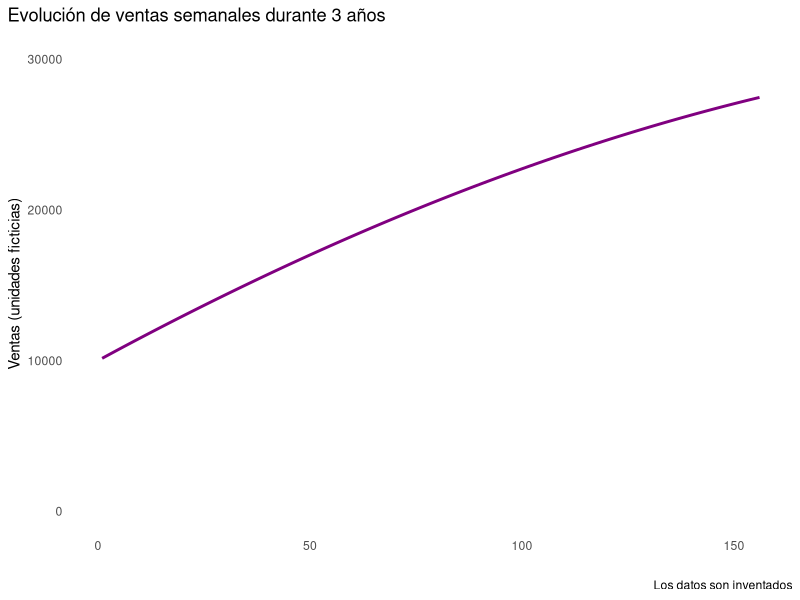
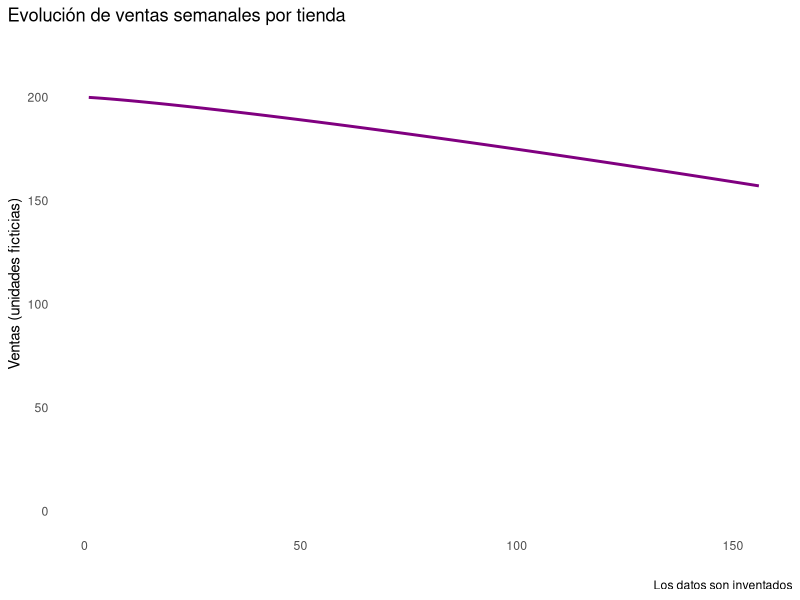

The R source for these figures, in order:
## ---- chunk 1
#| label: libs
#| include: false

library(ggplot2)

# Create ggplot theme based on minimal with no gridlines. 
# Title is size 8 and bold, and caption is size 6.
theme_slides <- function() {
  theme_minimal() +
    theme(
      panel.grid.major = element_blank(),
      panel.grid.minor = element_blank(),
      # plot.title = element_text(face = "bold"),
      # plot.caption = element_text(size = 10),
      # plot.subtitle = element_text(size = 10),
      plot.title.position = "plot",
      plot.caption.position = "plot",
      # plot.margin = margin(0.5, 0.5, 0.5, 0.5, "cm"),
      # axis.text = element_text(size = 8),
      axis.ticks = element_blank(),
      axis.line = element_blank()
    )
}
theme_set(theme_slides())
## ---- chunk 2
#| label: compute-sales
set.seed(31818)
n_dates <- 52 * 3
time <- 1:n_dates

stores  <- 50 + 0.8 * time

# create sales per store decreasing smoothly overtime
sales_per_store <- 200 - 0.1 * (time ** 1.2)

total_sales <- stores * sales_per_store

df1 <- data.frame(
  date = 1:n_dates,
  sales_per_store, 
  total_sales
)

# df1 |> 
#   tidyr::pivot_longer(-date) |> 
#   ggplot() + 
#   geom_line(aes(x = date, y = value)) +
#   facet_wrap(~ name, scales = "free_y", ncol = 2)

## ---- chunk 3
#| label: plot-total-sales
ggplot(df1) + 
  # geom_line(aes(x = date, y = sales_per_store), color = "#800080", linewidth = 1) +
  geom_line(aes(x = date, y = total_sales), color = "#800080", linewidth = 1) +
  scale_y_continuous(limits = c(0, max(df1$total_sales) * 1.1 )) + 
  labs(
    title = "Evolución de ventas semanales durante 3 años",
    x = "",
    y = "Ventas (unidades ficticias)",
    caption = "Los datos son inventados"
  ) 

## ---- chunk 4
#| label: plot-sales-per-store
ggplot(df1) + 
  geom_line(aes(x = date, y = sales_per_store), color = "#800080", linewidth = 1) +
  # geom_line(aes(x = date, y = total_sales), color = "#800080", linewidth = 1) +
  scale_y_continuous(limits = c(0, max(df1$sales_per_store) * 1.1 )) + 
  labs(
    title = "Evolución de ventas semanales por tienda",
    x = "",
    y = "Ventas (unidades ficticias)",
    caption = "Los datos son inventados"
  ) 
